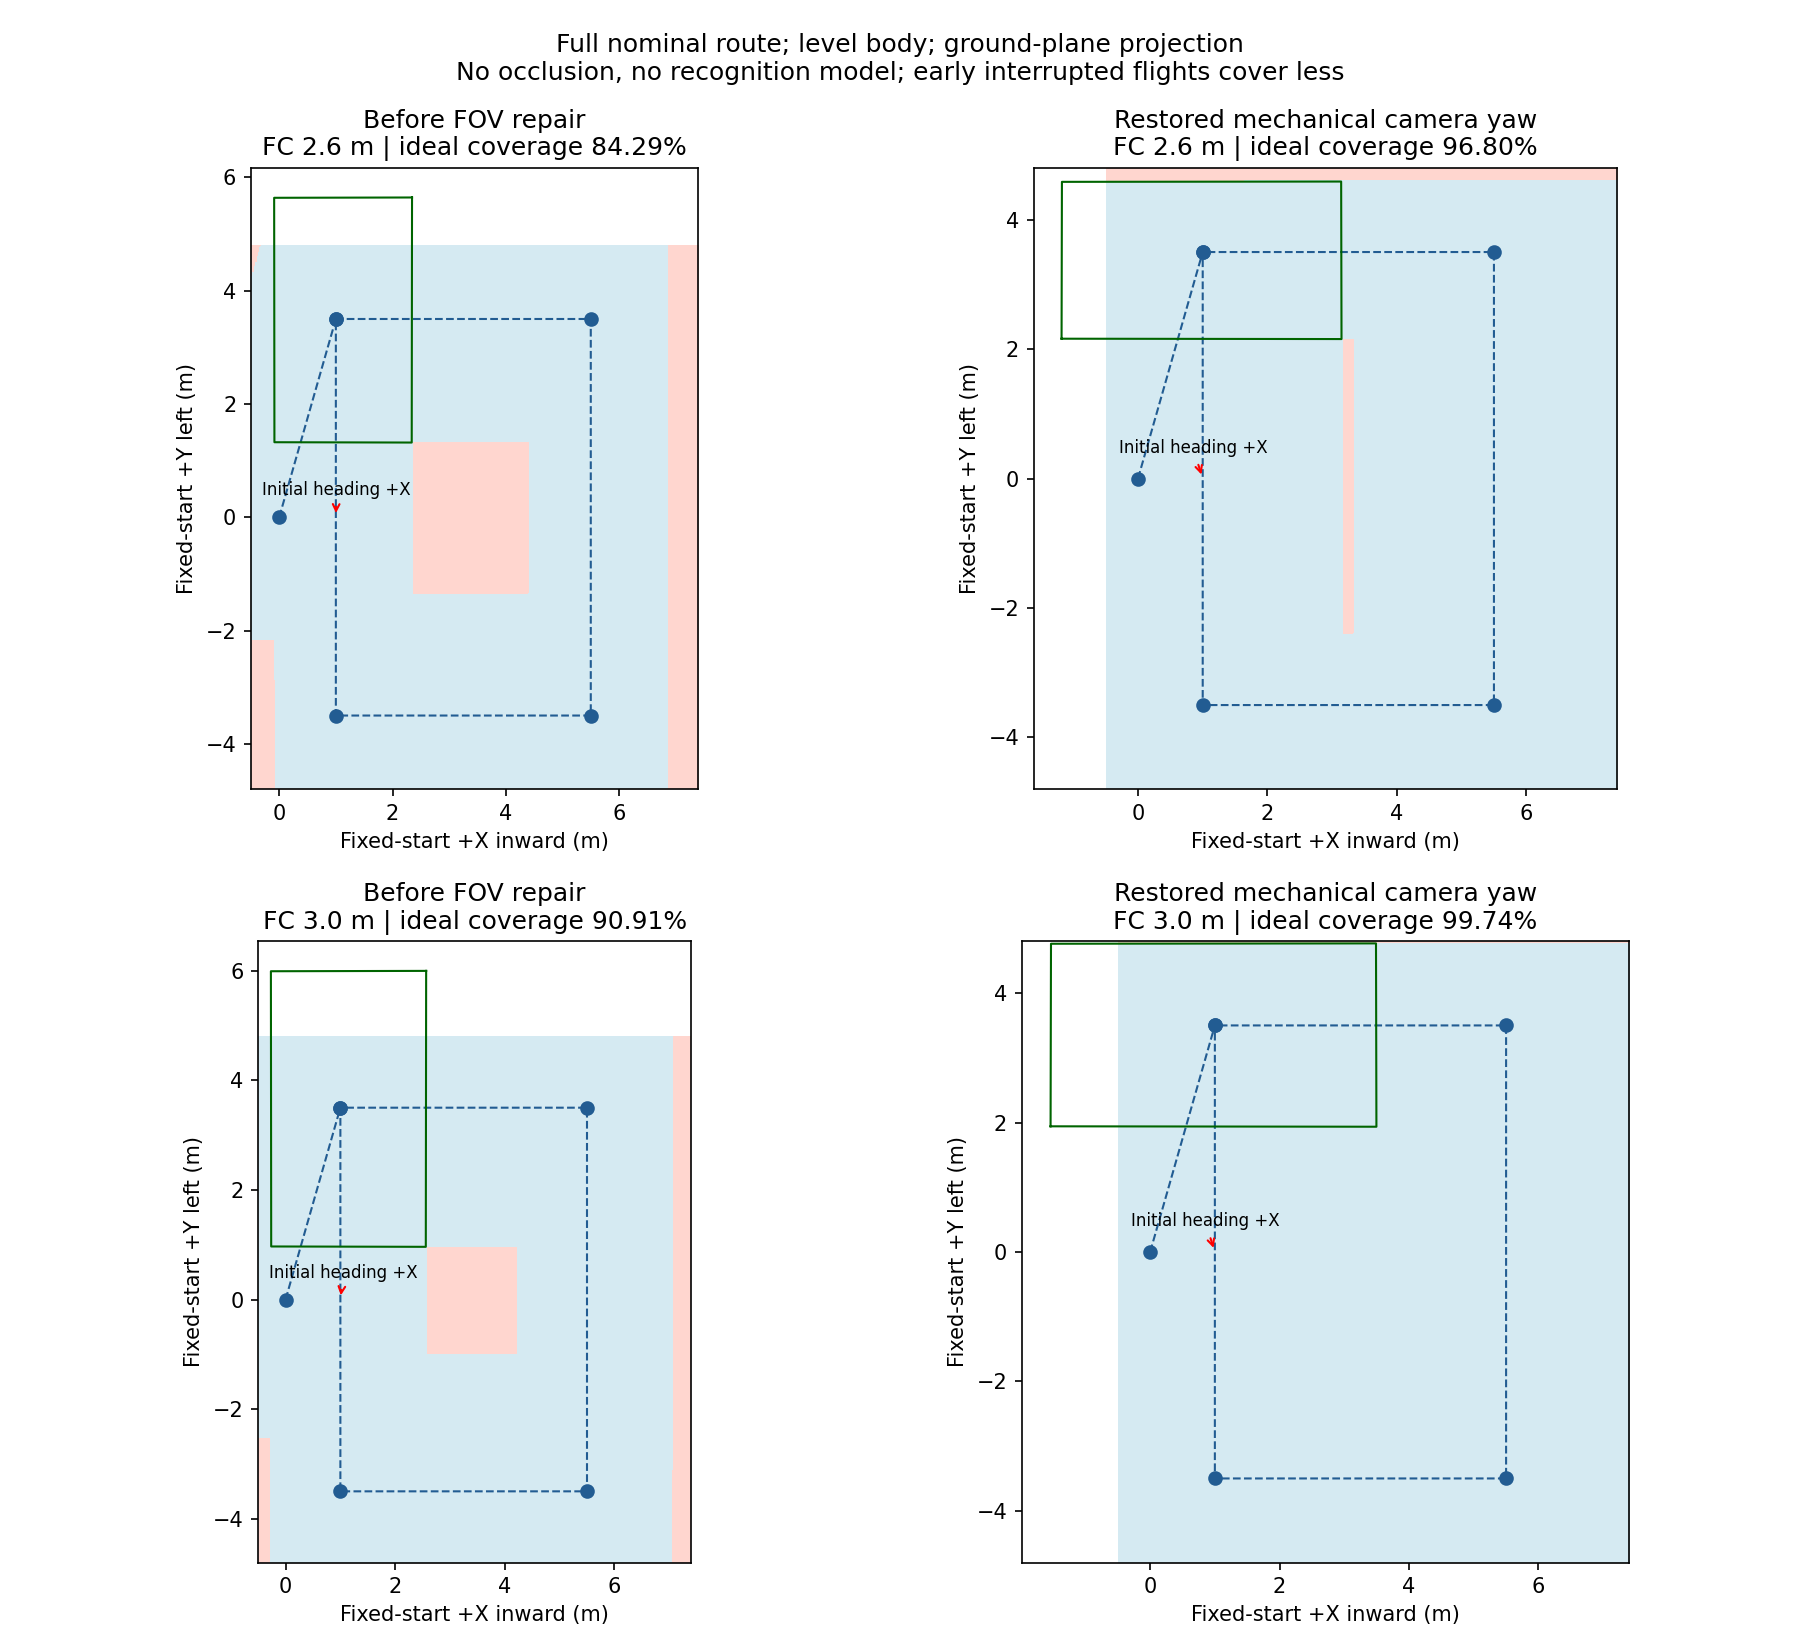

Python code for this plot:
"""Ideal full-route camera footprint; not detection recall or obstacle visibility."""
from pathlib import Path
import json,cv2,numpy as np
from scipy.spatial import ConvexHull
import matplotlib
matplotlib.use('Agg')
import matplotlib.pyplot as plt
from matplotlib.path import Path as PolygonPath
D=Path(__file__).resolve().parent
items=json.loads((D/'runs.json').read_text())
cam=json.loads((Path(items[0]['run'])/'actual_camera_info.json').read_text())
K=np.array(cam['K']).reshape(3,3)
u=np.linspace(0,cam['width']-1,100);v=np.linspace(0,cam['height']-1,100)
pixels=np.vstack((np.c_[u,0*u],np.c_[0*v+cam['width']-1,v],np.c_[u[::-1],0*u+cam['height']-1],np.c_[0*v,v[::-1]]))
rays=cv2.undistortPoints(pixels.reshape(-1,1,2),K,np.array(cam['D'])).reshape(-1,2)
route=np.array([[0,0],[1,3.5],[1,-3.5],[5.5,-3.5],[5.5,3.5],[1,3.5]])
bounds=(-.5,7.4,-4.8,4.8);step=.025
x=np.arange(bounds[0]+step/2,bounds[1],step);y=np.arange(bounds[2]+step/2,bounds[3],step);xx,yy=np.meshgrid(x,y);points=np.c_[xx.ravel(),yy.ravel()]
fig,axes=plt.subplots(2,2,figsize=(12,11));results=[]
for ax,(repaired,h) in zip(axes.flat,[(False,2.6),(True,2.6),(False,3.),(True,3.)]):
    footprint=(rays*np.array([-1,1]) if repaired else -rays[:,::-1])*(h-.16)
    footprint=footprint[ConvexHull(footprint).vertices];covered=np.zeros(len(points),bool)
    for a,b in zip(route,route[1:]):
        poly=np.vstack((footprint+a,footprint+b));covered|=PolygonPath(poly[ConvexHull(poly).vertices]).contains_points(points)
    percent=float(covered.mean()*100);name='Restored mechanical camera yaw' if repaired else 'Before FOV repair'
    ax.imshow(covered.reshape(xx.shape),origin='lower',extent=bounds,cmap=matplotlib.colors.ListedColormap(['#ffd6cf','#d5eaf2']))
    ax.plot(route[:,0],route[:,1],'o--',lw=1,color='#225c92');foot=footprint+route[1];ax.plot(*np.vstack((foot,foot[0])).T,color='darkgreen',lw=1)
    ax.annotate('Initial heading +X',xy=(1,0),xytext=(-.3,.4),arrowprops={'arrowstyle':'->','color':'red'},fontsize=8)
    ax.set(title=f'{name}\nFC {h:.1f} m | ideal coverage {percent:.2f}%',xlabel='Fixed-start +X inward (m)',ylabel='Fixed-start +Y left (m)');ax.set_aspect('equal')
    results.append(dict(repaired=repaired,fc_agl_m=h,ideal_coverage_percent=percent,footprint_extent_xy_m=np.ptp(footprint,axis=0).tolist()))
fig.suptitle('Full nominal route; level body; ground-plane projection\nNo occlusion, no recognition model; early interrupted flights cover less',fontsize=12)
fig.tight_layout();fig.savefig(D/'fov_geometry.png',dpi=150);plt.close(fig)
(D/'fov_geometry.json').write_text(json.dumps(dict(bounds=bounds,scope='IDEAL_GEOMETRY_ONLY',cases=results),indent=2))
